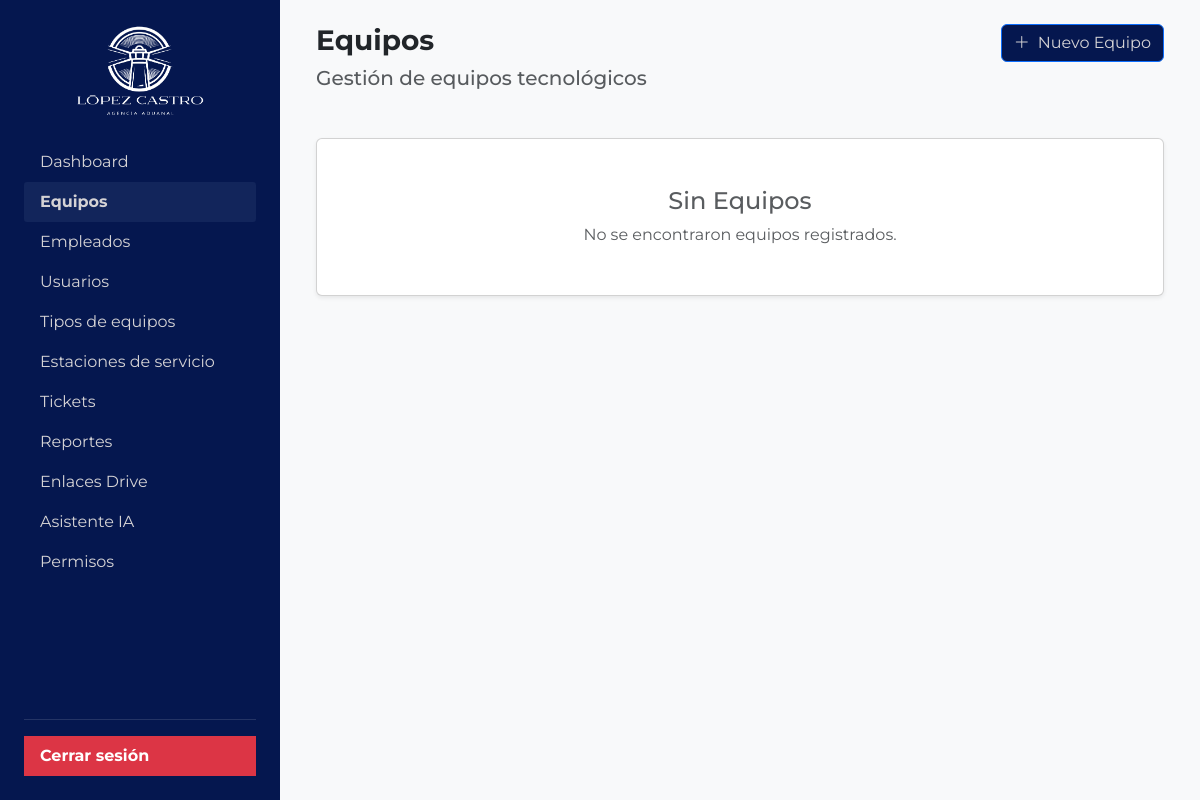
The app's page /equipos/ (signed in) with its own data.
### navigation/models.py (models this page shows, shortened)
class MenuItem(models.Model):
    name = models.CharField(max_length=100)
    url = models.CharField(max_length=200, blank=True, null=True) #URL o Nombre de ruta
    icon = models.CharField(max_length=50, blank=True, null=True) #Iconos FontAwesome
    parent = models.ForeignKey('self', null=True, blank=True, on_delete=models.CASCADE, related_name='children')
    order = models.PositiveIntegerField(default=0)
    groups = models.ManyToManyField(Group, blank=True, related_name='menu_items') #A que rol es visible
    class Meta:
        ordering = ['order']

### equipment/views.py (the view)
# urls.py: path('equipos/', equipment_views.EquipmentView, name='lista_equipos'),
@login_required
def EquipmentView(request):
    tipos = TipoEquipo.objects.all().order_by('nombre')
    estados = EstadoEquipo.objects.all().order_by('nombre')
    empleados = Empleado.objects.filter(estado=Empleado.EstadoEmpleado.ACTIVO).order_by('nombre')
    estaciones = ServiceStation.objects.all().order_by('nombre')
    equipos_registrados = Equipo.objects.filter(estado_registro=Equipo.EstadoRegistro.ACTIVO)
    context = {
        'tipos_de_equipo': tipos,
        'estados_de_equipo': estados,
        'empleados': empleados,
        'estaciones_de_servicio': estaciones,
        'lista_de_equipos': equipos_registrados,
    }
    return render(request, 'equipment.html', context)

### navigation/utils.py (called while the page is built)
def get_menu_items_for_user(user):
    if user.is_authenticated:
        return MenuItem.objects.filter(
            parent=None,
            groups__in=user.groups.all()
        ).distinct().order_by('order')
    return MenuItem.objects.none()

def with_menu(request, context=None):
    if context is None:
        context = {}
    menu_items = get_menu_items_for_user(request.user)
    context['menu_items'] = menu_items
    return context

### equipment/templates/equipment.html (shortened to what this page needs)
{% extends "base.html" %}
{% block content %}
  <div class="toast-container position-fixed bottom-0 end-0 p-3">
  </div>
  <div class="d-flex justify-content-between align-items-start mb-4">
    <div>
      <h2 class="h3 fw-bold mb-2">Equipos</h2>
      <h3 class="h5 fw-italic mb-4 text-muted">Gestión de equipos tecnológicos</h3>
    </div>
    <a href="#" class="btn btn-primary btn-color d-none d-md-flex align-items-center" data-bs-toggle="modal" data-bs-target="#modalEquipo">
      <i class="bi bi-plus-lg me-2"></i>Nuevo Equipo
    </a>
  </div>
<div class="row g-4">
  {% for equipo in lista_de_equipos %}
  <div class="col-md-6 col-lg-4">
    <div class="card shadow-sm h-100 p-2">
      <div class="card-body d-flex flex-column">
        <div class="d-flex justify-content-between align-items-start mb-2">
          <div>
            <h5 class="card-title fw-bold mb-1">{{ equipo.nombre }}</h5>
            <p class="card-subtitle text-muted">
              {% if equipo.marca and equipo.modelo %}
                {{ equipo.marca }} / {{ equipo.modelo }}
              {% elif equipo.marca %}
                {{ equipo.marca }}
              {% elif equipo.modelo %}
                {{ equipo.modelo }}
              {% endif %}
            </p>
          </div>
          {% if equipo.estado %}
          {% if equipo.estado.nombre == 'Disponible' %}
            <span class="badge bg-success rounded-pill p-2">{{ equipo.estado.nombre }}</span>
          {% elif equipo.estado.nombre == 'Asignado' %}
            <span class="badge bg-primary rounded-pill p-2">{{ equipo.estado.nombre }}</span>
          {% elif equipo.estado.nombre == 'Mantenimiento' %}
            <span class="badge bg-warning text-dark rounded-pill p-2">{{ equipo.estado.nombre }}</span>
          {% elif equipo.estado.nombre == 'Retirado' %}
            <span class="badge bg-dark rounded-pill p-2">{{ equipo.estado.nombre }}</span>
          {% else %}
            <span class="badge bg-light text-dark rounded-pill p-2">{{ equipo.estado.nombre }}</span>
          {% endif %}
        {% else %}
          <span class="badge bg-secondary rounded-pill p-2">Sin estado</span>
        {% endif %}
        </div>
        <div class="mt-3">
          <p class="mb-1"><strong>Tipo:</strong> {{ equipo.tipo_equipo.nombre | default:"N/A" }}</p>
          <p class="mb-1"><strong>Asignado a:</strong> {{ equipo.asignado_a.nombre | default:"Sin asignar" }}</p>
          <p class="mb-1"><strong>Num. Serie:</strong> {{ equipo.numero_serie | default:"N/A" }}</p>
          <p class="mb-1"><strong>Estación:</strong> {{ equipo.estacion_servicio.nombre | default:"N/A" }}</p>
        </div>
        <div class="mt-auto text-end pt-2">
          <a href="#" class="btn btn-sm btn-outline-warning p-2 btn-editar"
            data-bs-toggle="modal"
            data-bs-target="#modalEquipo"
            data-id="{{ equipo.id }}"
            data-nombre="{{ equipo.nombre }}"
            data-marca="{{ equipo.marca | default:'' }}"
            data-modelo="{{ equipo.modelo | default:'' }}"
            data-numero_serie="{{ equipo.numero_serie | default:'' }}"
            data-tipo_id="{{ equipo.tipo_equipo.id | default:'' }}"
            data-estado_id="{{ equipo.estado.id | default:'' }}"
            data-asignado_a_id="{{ equipo.asignado_a.id | default:'' }}"
            data-estacion_id="{{ equipo.estacion_servicio.id | default:'' }}"
            data-fecha_compra="{{ equipo.fecha_compra|date:'Y-m-d' }}"
            data-vencimiento_garantia="{{ equipo.vencimiento_garantia|date:'Y-m-d' }}">
              <i class="bi bi-pencil-square m-2"></i>
          </a>
          <form action="{% url 'eliminar_equipo_url' equipo.id %}" method="POST" class="d-inline">
            {% csrf_token %}
            <button type="submit" class="btn btn-sm btn-outline-danger p-2" onclick="return confirm('¿Estás seguro de que quieres eliminar este equipo?');">
                <i class="bi bi-trash m-2"></i>
            </button>
          </form>
        </div>
      </div>
    </div>
  </div>
  {% empty %}
  <div class="col-12">
    <div class="card shadow-sm">
      <div class="card-body text-center text-muted py-5">
        <h4 class="h4">Sin Equipos</h4>
        <p class="mb-0">No se encontraron equipos registrados.</p>
      </div>
    </div>
  </div>
  {% endfor %}
</div>
{% endblock %}

### navigation/templates/_menu_content.html (shortened to what this page needs)
{% load static %}
<div class="text-center mb-4">
    <img src="{% static 'images/logo-blanco1.png' %}" alt="Logo del Sistema" class="img-fluid" style="max-width: 130px;">
</div>
<ul class="nav flex-column">
    {% for item in menu_items %}
        <li class="nav-item">
            <a href="{{ item.url }}" class="nav-link txt-color {% if request.path == item.url %}active bg-menu-active fw-bold{% endif %}">
                {{ item.name }}
            </a>
        </li>
    {% empty %}
        <li class="nav-item">No hay opciones disponibles</li>
    {% endfor %}
</ul>
<div class="mt-auto">
    <hr class="text-white-50">
    <ul class="nav flex-column bg-danger">
        <li class="nav-item">
            <form method="post" action="{% url 'logout' %}" onsubmit="return confirm('¿Estás seguro de que deseas salir?');">
                <button type="submit" class="nav-link text-white text-start w-100 btn btn-link fw-bold">
                    Cerrar sesión
                </button>
            </form>
        </li>
    </ul>
</div>

### static/css/style.css (style rules this page uses)
body { font-family: 'Montserrat', sans-serif; }
.btn-color { background-color: #05174F; color: #D5D3D5; }
.bg-menu-active { background-color: #12255B; border-radius: 3px; color: black; }
html { scroll-behavior: smooth; }

### records on screen
MenuItem: name "Dashboard"
MenuItem: name "Equipos"
MenuItem: name "Empleados"
MenuItem: name "Usuarios"
MenuItem: name "Tipos de equipos"
MenuItem: name "Estaciones de servicio"
MenuItem: name "Tickets"
MenuItem: name "Reportes"
MenuItem: name "Enlaces Drive"
MenuItem: name "Asistente IA"
MenuItem: name "Permisos"
